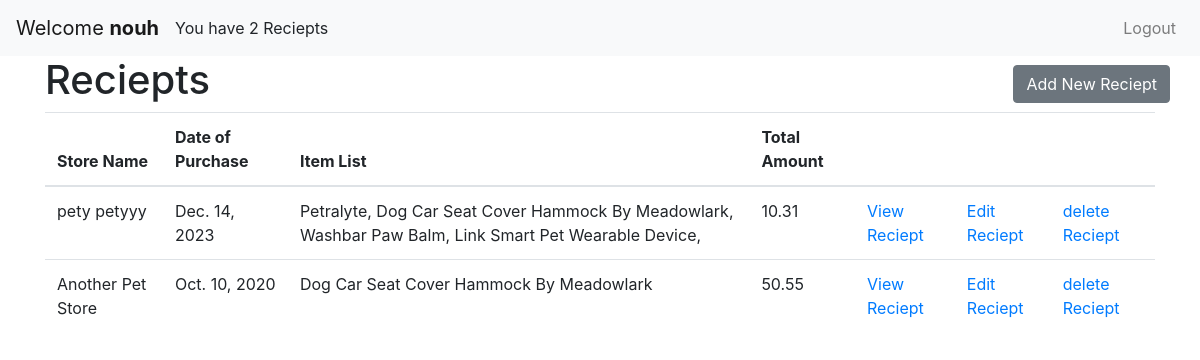
The app's page / (signed in) with its own data.
### reciepts/models.py (models this page shows, shortened)
class Reciept(models.Model):
    user = models.ForeignKey(User, on_delete=models.CASCADE)
    store_name = models.CharField(max_length=100)
    data_of_purchase = models.DateField()
    item_list = models.TextField()
    total_amount = models.DecimalField(max_digits=10, decimal_places=2)

### reciepts/views.py (the view)
# urls.py: path('', views.index, name='index'),
@login_required(login_url='reciepts:login')
def index(request):
    reciepts = Reciept.objects.filter(user=request.user)
    context = {'reciepts': reciepts}
    return render(request, 'reciepts/index.html', context)

### templates/reciepts/index.html (shortened to what this page needs)
<!DOCTYPE html>
<html lang="en">
<head>
    <link href="https://maxcdn.bootstrapcdn.com/bootstrap/4.5.2/css/bootstrap.min.css" rel="stylesheet">
</head>
<body>
    <nav class="navbar navbar-expand-lg navbar-light bg-light">
        <a class="navbar-brand" href="#">Welcome <b>{{ user.username }}</b></a>
        <div class="collapse navbar-collapse" id="navbarNav">
            <ul class="navbar-nav">
                <li class="nav-item active">
                  You have  {{ reciepts|length }} Reciepts
                </li>
            </ul>
            <ul class="navbar-nav ml-auto">
                <li class="nav-item">
                    <a class="nav-link" href="{% url "reciepts:logout" %}">Logout</a>
                </li>
            </ul>
        </div>
    </nav>
    <div class="container">
        <div class="row align-items-center">
            <h1 class="col-sm">Reciepts</h1>
            <a href="{% url "reciepts:newReciept" %}" ><button class="btn btn-secondary">Add New Reciept</button></a>
        </div>
        <table class="table">
            <thead>
                <tr>
                    <th>Store Name</th>
                    <th>Date of Purchase</th>
                    <th>Item List</th>
                    <th>Total Amount</th>
                    <th></th>
                    <th></th>
                    <th></th>
                </tr>
            </thead>
            <tbody>
                {% for reciept in reciepts %}
                <tr>
                    <td>{{ reciept.store_name }}</td>
                    <td>{{ reciept.data_of_purchase }}</td>
                    <td>{{ reciept.item_list }}</td>
                    <td>{{ reciept.total_amount }}</td>
                    <td><a href="{% url "reciepts:reciept" reciept.id %}">View Reciept</a> </td>
                    <td><a href="{% url "reciepts:editReciept" reciept.id %}">Edit Reciept</a> </td>
                    <td><a href="{% url "reciepts:deleteReciept" reciept.id %}">delete Reciept </td>
                </tr>
                {% endfor %}
            </tbody>
        </table>
    </div>
</body>
</html>

### records on screen
Reciept: store_name "pety petyyy", data_of_purchase "Dec. 14, 2023", item_list "Petralyte, Dog Car Seat Cover Hammock By Meadowlark, Washbar Paw Balm, Link Smart Pet Wearable Device,", total_amount "10.31"
Reciept: store_name "Another Pet Store", data_of_purchase "Oct. 10, 2020", item_list "Dog Car Seat Cover Hammock By Meadowlark", total_amount "50.55"

### other values on screen
{{ user.username }} "nouh"
{{ reciepts|length }} "2"
